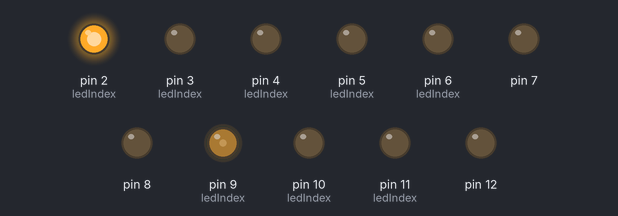
Recording of a sketch running on a simulated Arduino Uno, built with avr-gcc and run on an emulated ATmega328P. Parts: output pins drawn as LEDs (lit = HIGH).

Above: at 0.05 s.
At 0.6 s:
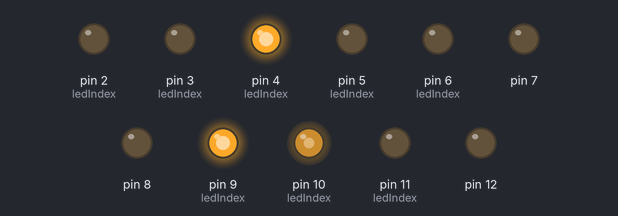
At 0.85 s:
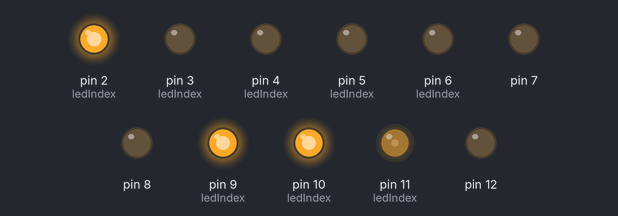
At 1.25 s:
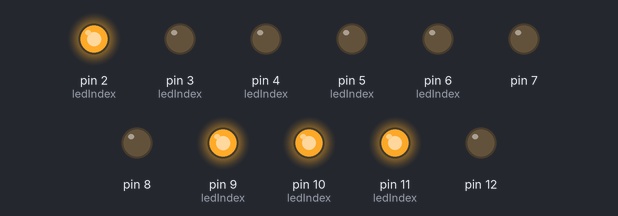
At 1.8 s:
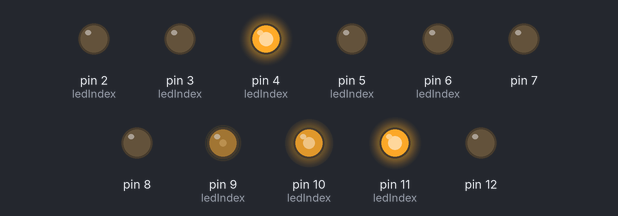
At 2.45 s:
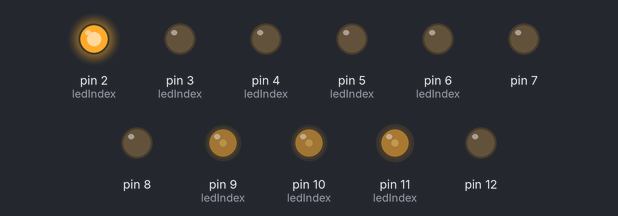
Timing chart, 0 to 5.7 s (numbered marks = the images above):
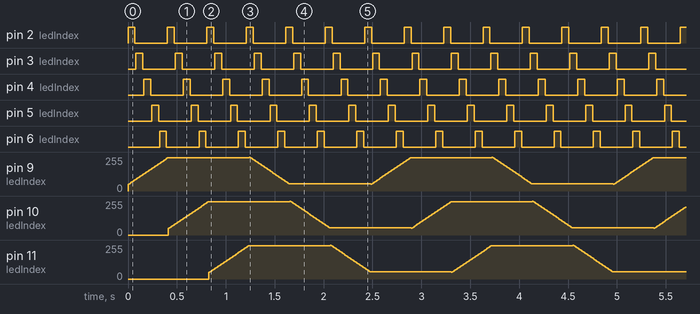

Measured:
- by itself, pin 2 (ledIndex), pin 3 (ledIndex), pin 4 (ledIndex), pin 5 (ledIndex), pin 6 (ledIndex): alternates HIGH for 0.07 s and LOW for 0.33 s

The sketch:

ledManager.ino
```cpp
#define MAX_UNIT_NUM	2
#define LED_BLINK		1
#define LED_GRADUAL		2

#define LED_POLLING_TIME 10

typedef struct LedBlinkMode
{
	int start;
	int	end;
	int	continuance;
};

typedef struct LedGradualMode
{
	int	start;
	int	end;
	int	interValue;
	int continuance;
};

typedef struct ConfigureUnit
{
	int 					ledIndex;
	int 					mode;	// seting led mode LED_BLINK: for blink, LED_GRADUAL: for gradual
	struct LedBlinkMode		blink;
	struct LedGradualMode	gradual;
};

typedef struct ConfigureScenario
{
	int							num;
	int							time;				// for keeping current time
	int							currentUnit;		// for keeping current unit
	struct ConfigureUnit		unit[10];
};

typedef struct ConfigurePool
{
	int 						num;
	struct ConfigureScenario	pool[MAX_UNIT_NUM];
};

struct ConfigurePool ledSchedule;

void initLedSchedule()
{
	int unitIndex = 0;
	int scenarioIndex = 0;

	// Scenario 1 :
	// Led2_H->80ms->Led2_L->Led3_H->80ms->Led3_L->Led4_H->80ms->Led4_L->Led5_H->80ms->Led5_L->Led6_H->80ms->Led6_L
	// Led2 High --> delay 80 ms --> Led2 Low
	ledSchedule.pool[scenarioIndex].unit[unitIndex].ledIndex = 2;
	ledSchedule.pool[scenarioIndex].unit[unitIndex].mode = LED_BLINK;
	ledSchedule.pool[scenarioIndex].unit[unitIndex].blink.start = HIGH;
	ledSchedule.pool[scenarioIndex].unit[unitIndex].blink.end	= LOW;
	ledSchedule.pool[scenarioIndex].unit[unitIndex].blink.continuance	= 80;
	unitIndex++;

	// Led3 High --> delay 80 ms --> Led3 Low
	ledSchedule.pool[scenarioIndex].unit[unitIndex].ledIndex = 3;
	ledSchedule.pool[scenarioIndex].unit[unitIndex].mode = LED_BLINK;
	ledSchedule.pool[scenarioIndex].unit[unitIndex].blink.start = HIGH;
	ledSchedule.pool[scenarioIndex].unit[unitIndex].blink.end	= LOW;
	ledSchedule.pool[scenarioIndex].unit[unitIndex].blink.continuance	= 80;
	unitIndex++;

	// Led4 High --> delay 80 ms --> Led4 Low
	ledSchedule.pool[scenarioIndex].unit[unitIndex].ledIndex = 4;
	ledSchedule.pool[scenarioIndex].unit[unitIndex].mode = LED_BLINK;
	ledSchedule.pool[scenarioIndex].unit[unitIndex].blink.start = HIGH;
	ledSchedule.pool[scenarioIndex].unit[unitIndex].blink.end	= LOW;
	ledSchedule.pool[scenarioIndex].unit[unitIndex].blink.continuance	= 80;
	unitIndex++;

	// Led5 High --> delay 80 ms --> Led5 Low
	ledSchedule.pool[scenarioIndex].unit[unitIndex].ledIndex = 5;
	ledSchedule.pool[scenarioIndex].unit[unitIndex].mode = LED_BLINK;
	ledSchedule.pool[scenarioIndex].unit[unitIndex].blink.start = HIGH;
	ledSchedule.pool[scenarioIndex].unit[unitIndex].blink.end	= LOW;
	ledSchedule.pool[scenarioIndex].unit[unitIndex].blink.continuance	= 80;
	unitIndex++;

	// Led6 High --> delay 80 ms --> Led6 Low
	ledSchedule.pool[scenarioIndex].unit[unitIndex].ledIndex = 6;
	ledSchedule.pool[scenarioIndex].unit[unitIndex].mode = LED_BLINK;
	ledSchedule.pool[scenarioIndex].unit[unitIndex].blink.start = HIGH;
	ledSchedule.pool[scenarioIndex].unit[unitIndex].blink.end	= LOW;
	ledSchedule.pool[scenarioIndex].unit[unitIndex].blink.continuance	= 80;
	unitIndex++;

	ledSchedule.pool[scenarioIndex].num = unitIndex;
	ledSchedule.pool[scenarioIndex].time = 0;
	ledSchedule.pool[scenarioIndex].currentUnit = 0;

	scenarioIndex++;

	// Secnario 2:
	// Led9 gradual_H->Led10 gradual_H->Led11 gradual_H->Led9 gradual_L->Led10 gradual_L->Led11 gradual_L
	unitIndex = 0;

	// Led9 gradual_H
	ledSchedule.pool[scenarioIndex].unit[unitIndex].ledIndex = 9;
	ledSchedule.pool[scenarioIndex].unit[unitIndex].mode = LED_GRADUAL;
	ledSchedule.pool[scenarioIndex].unit[unitIndex].gradual.start = 50;
	ledSchedule.pool[scenarioIndex].unit[unitIndex].gradual.end = 255;
	ledSchedule.pool[scenarioIndex].unit[unitIndex].gradual.interValue = 5;
	ledSchedule.pool[scenarioIndex].unit[unitIndex].gradual.continuance = 10;
	unitIndex++;

	// Led10 gradual_H
	ledSchedule.pool[scenarioIndex].unit[unitIndex].ledIndex = 10;
	ledSchedule.pool[scenarioIndex].unit[unitIndex].mode = LED_GRADUAL;
	ledSchedule.pool[scenarioIndex].unit[unitIndex].gradual.start = 50;
	ledSchedule.pool[scenarioIndex].unit[unitIndex].gradual.end = 255;
	ledSchedule.pool[scenarioIndex].unit[unitIndex].gradual.interValue = 5;
	ledSchedule.pool[scenarioIndex].unit[unitIndex].gradual.continuance = 10;
	unitIndex++;

	// Led11 gradual_H
	ledSchedule.pool[scenarioIndex].unit[unitIndex].ledIndex = 11;
	ledSchedule.pool[scenarioIndex].unit[unitIndex].mode = LED_GRADUAL;
	ledSchedule.pool[scenarioIndex].unit[unitIndex].gradual.start = 50;
	ledSchedule.pool[scenarioIndex].unit[unitIndex].gradual.end = 255;
	ledSchedule.pool[scenarioIndex].unit[unitIndex].gradual.interValue = 5;
	ledSchedule.pool[scenarioIndex].unit[unitIndex].gradual.continuance = 10;
	unitIndex++;

	// Led9 gradual_L
	ledSchedule.pool[scenarioIndex].unit[unitIndex].ledIndex = 9;
	ledSchedule.pool[scenarioIndex].unit[unitIndex].mode = LED_GRADUAL;
	ledSchedule.pool[scenarioIndex].unit[unitIndex].gradual.start = 255;
	ledSchedule.pool[scenarioIndex].unit[unitIndex].gradual.end = 50;
	ledSchedule.pool[scenarioIndex].unit[unitIndex].gradual.interValue = 5;
	ledSchedule.pool[scenarioIndex].unit[unitIndex].gradual.continuance = 10;
	unitIndex++;

	// Led10 gradual_L
	ledSchedule.pool[scenarioIndex].unit[unitIndex].ledIndex = 10;
	ledSchedule.pool[scenarioIndex].unit[unitIndex].mode = LED_GRADUAL;
	ledSchedule.pool[scenarioIndex].unit[unitIndex].gradual.start = 255;
	ledSchedule.pool[scenarioIndex].unit[unitIndex].gradual.end = 50;
	ledSchedule.pool[scenarioIndex].unit[unitIndex].gradual.interValue = 5;
	ledSchedule.pool[scenarioIndex].unit[unitIndex].gradual.continuance = 10;
	unitIndex++;

	// Led11 gradual_L
	ledSchedule.pool[scenarioIndex].unit[unitIndex].ledIndex = 11;
	ledSchedule.pool[scenarioIndex].unit[unitIndex].mode = LED_GRADUAL;
	ledSchedule.pool[scenarioIndex].unit[unitIndex].gradual.start = 255;
	ledSchedule.pool[scenarioIndex].unit[unitIndex].gradual.end = 50;
	ledSchedule.pool[scenarioIndex].unit[unitIndex].gradual.interValue = 5;
	ledSchedule.pool[scenarioIndex].unit[unitIndex].gradual.continuance = 10;
	unitIndex++;

	ledSchedule.pool[scenarioIndex].num = unitIndex;
	ledSchedule.pool[scenarioIndex].time = 0;
	ledSchedule.pool[scenarioIndex].currentUnit = 0;

	scenarioIndex++;

	ledSchedule.num = scenarioIndex;

}

void ledGradual(int ledIndex, struct LedGradualMode gradual, int * currentIndex, int * currentTime)
{
	int currentValue;
	int totalTime;

	if(gradual.start > gradual.end)
	{
		// HIGH --> LOW
		totalTime = ((gradual.start - gradual.end) / gradual.interValue) * gradual.continuance;
		currentValue = gradual.start - (gradual.interValue * (*currentTime / gradual.continuance));
	}
	else
	{
		// LOW --> HIGH
		totalTime = ((gradual.end - gradual.start) / gradual.interValue) * gradual.continuance;
		currentValue = gradual.start + (gradual.interValue * (*currentTime / gradual.continuance));
	}

	analogWrite(ledIndex, currentValue);

	*currentTime += LED_POLLING_TIME;

	if(*currentTime >= totalTime)
	{
		*currentTime = 0;
		(*currentIndex)++;
	}
}

void ledBlink(int ledIndex, struct LedBlinkMode blink, int * currentIndex, int * currentTime)
{
	digitalWrite(ledIndex, blink.start);

	*currentTime += LED_POLLING_TIME;

	if(*currentTime >= blink.continuance)
	{
		digitalWrite(ledIndex, blink.end);
		*currentTime = 0;
		(*currentIndex)++;
	}
}

void setup()
{
	// setup for led_loop.ino
	pinMode(2,OUTPUT);
    pinMode(3,OUTPUT);
    pinMode(4,OUTPUT);
    pinMode(5,OUTPUT);
    pinMode(6,OUTPUT);

	// setup for fade.ino
	pinMode(7, OUTPUT);
	pinMode(8, OUTPUT);
	pinMode(9, OUTPUT);
	pinMode(10, OUTPUT);
	pinMode(11, OUTPUT);
	pinMode(12, OUTPUT);

	// initial Led schedule
	initLedSchedule();
}

void loop()
{
	int scenarioIndex = 0;

	// Scenario Loop
	for(scenarioIndex = 0; scenarioIndex < ledSchedule.num; scenarioIndex++)
	{
		int currentUnit = ledSchedule.pool[scenarioIndex].currentUnit;
		int currentTime = ledSchedule.pool[scenarioIndex].time;

		if(ledSchedule.pool[scenarioIndex].unit[currentUnit].mode == LED_BLINK)
		{
			ledBlink(ledSchedule.pool[scenarioIndex].unit[currentUnit].ledIndex,
					ledSchedule.pool[scenarioIndex].unit[currentUnit].blink,
					&currentUnit, &currentTime);
		}
		else if(ledSchedule.pool[scenarioIndex].unit[currentUnit].mode == LED_GRADUAL)
		{
			ledGradual(ledSchedule.pool[scenarioIndex].unit[currentUnit].ledIndex,
					ledSchedule.pool[scenarioIndex].unit[currentUnit].gradual,
					&currentUnit, &currentTime);
		}
		else
		{
			// Invalid Mode setting
		}

		if(currentUnit >= ledSchedule.pool[scenarioIndex].num)
		{
			currentUnit = 0;
		}

		ledSchedule.pool[scenarioIndex].currentUnit = currentUnit;
		ledSchedule.pool[scenarioIndex].time = currentTime;
	}

	delay(LED_POLLING_TIME);
}
```
